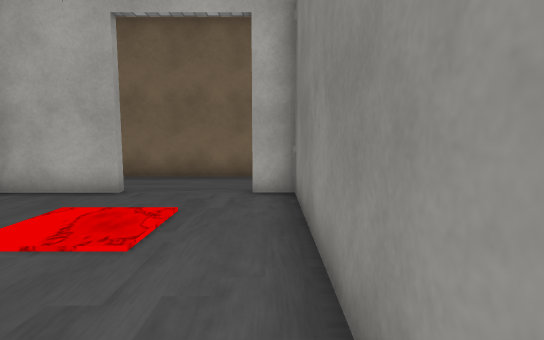
[1] (above)

19 first-person views from a walk through a 3-D level made in the Unity game engine. The camera is 1.3 m above the floor, tilts 6° down and sees 80° across. The floor is counted in squares, 1 m on a side. Each view is taken from the middle of a square. On the plan, view 1 faces up. The plan holds only what a view shows up to about 14 squares ahead; the rest is blank. The place goes on beyond the plan. The player character is not drawn. Some animated figures are left out. Some surface patterns are stand-ins.

[2]
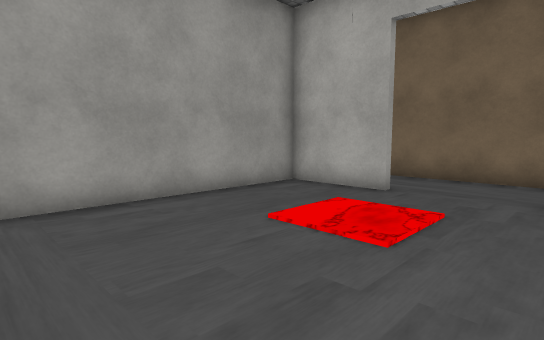

[3]
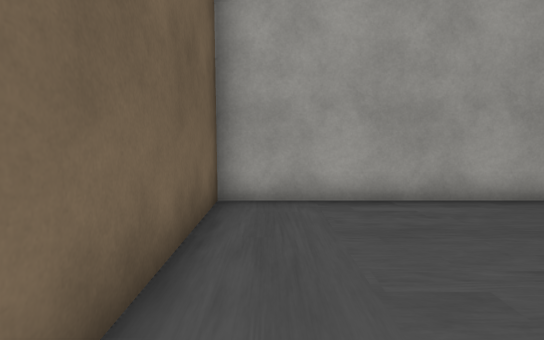

[4]
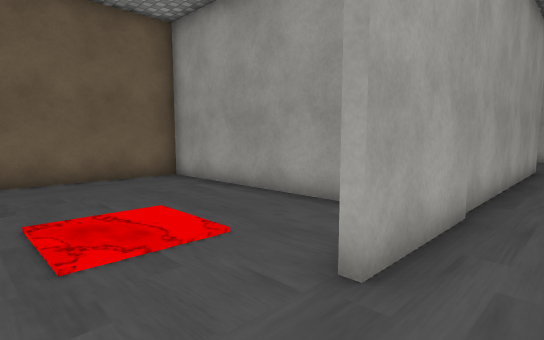

[5]
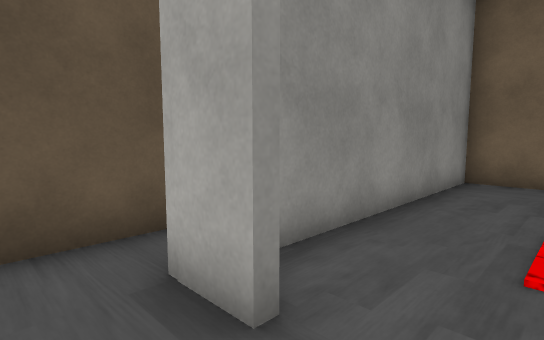

[6]
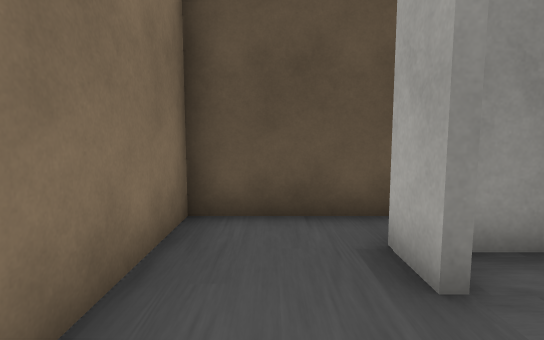

[7]
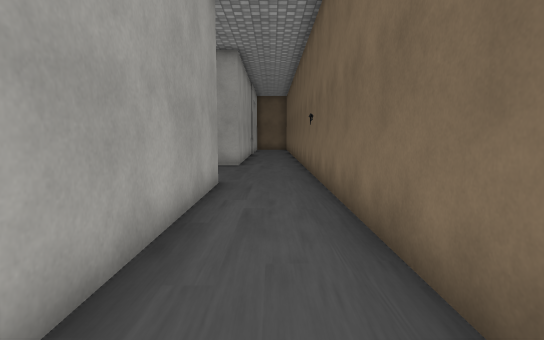

[8]
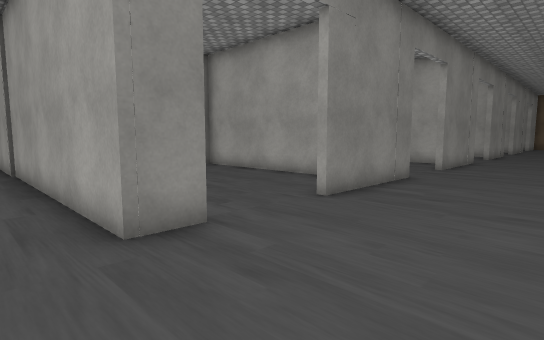

[9]
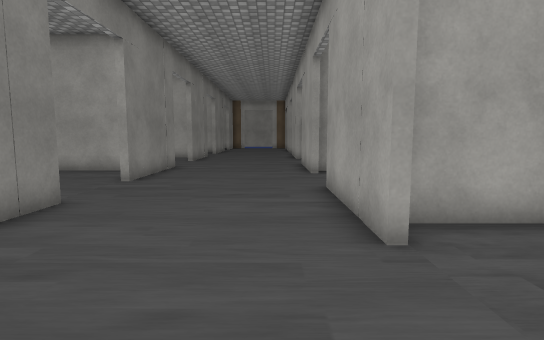

[10]
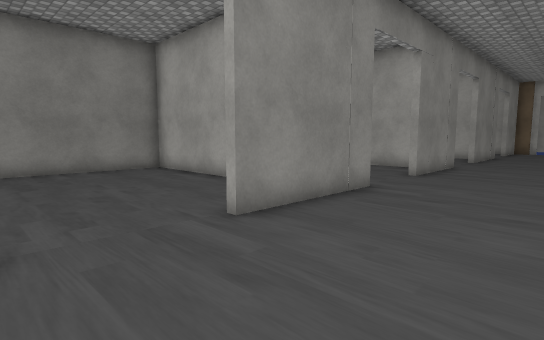

[11]
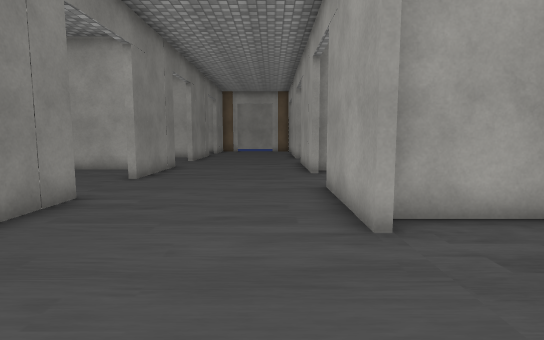

[12]
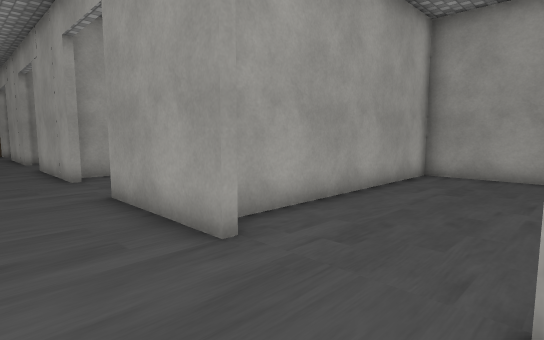

[13]
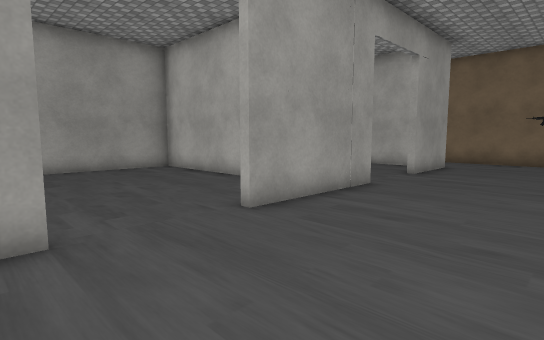

[14]
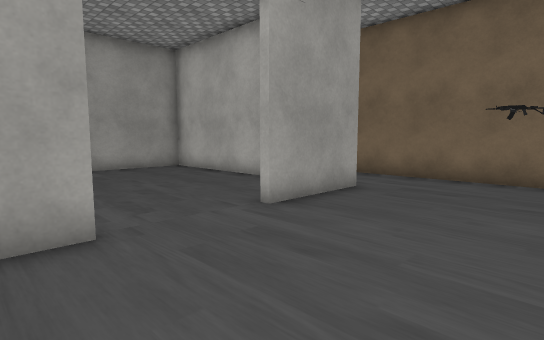

[15]
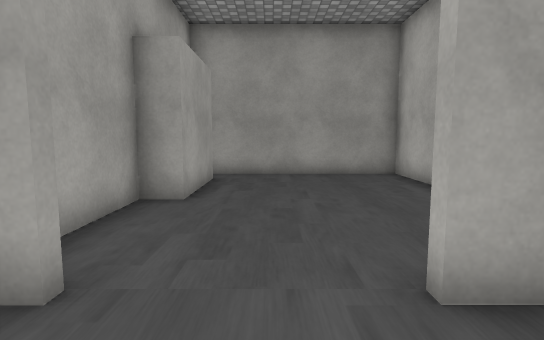

[16]
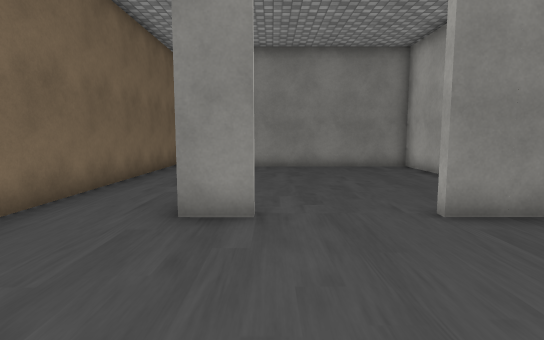

[17]
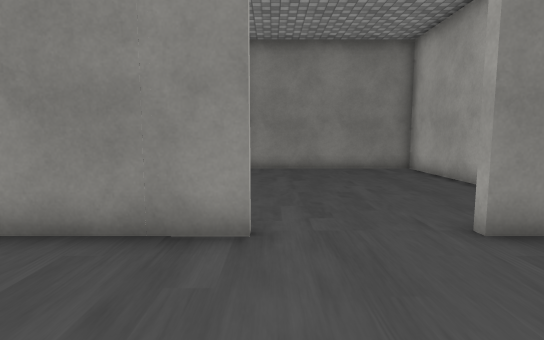

[18]
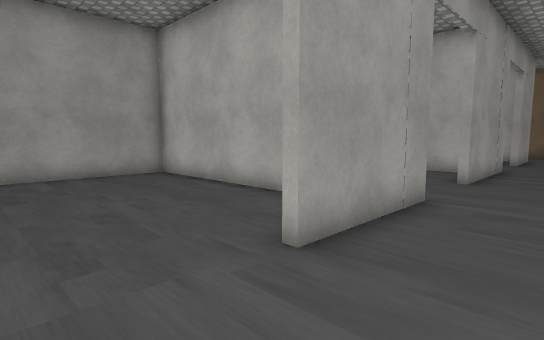

[19]
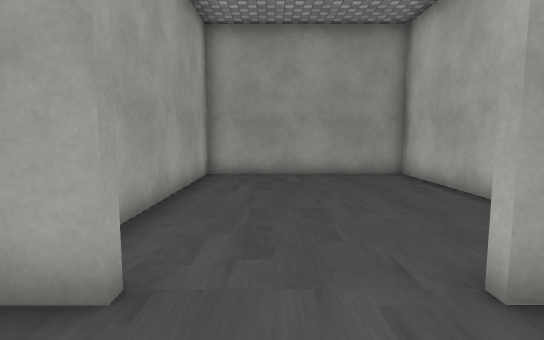

### Floor plan
Points are (right, up) in squares from view 1. A wall is a line through its corners. A room is listed if a view was taken in it or the views show most of it. See-through windows are left out.
Room 1 (views 1, 2, 3, 4, 5)
walls: (-3.5, 7.4) (-6.5, 7.4) (-6.5, -1.1) (0.5, -1.1) (0.5, 7.4) (-0.5, 7.4); (-0.5, 7.5) (0.9, 7.5); (2.2, 6.9) (2.2, 10.4) (-2.5, 10.4)
ways out: opening at (-3.5, 8.5) to room 2
Room 2 (views 6, 7, 8, 9, 10, 11, 12, 13, 14, 15, 16, 17, 18, 19)
walls: (-15.9, -1.2) (-15.9, 3.3); (-21.4, -6.2) (-21.4, -10.2); (-22.4, -0.2) (-23.5, -0.2); (-21.4, 1.3) (-21.4, -3.2); (-14.4, -7.2) (-7.1, -7.2) (-7.1, -2); (-13.5, 0.3) (-7.1, 0.3) (-7.1, 6.8); (-15.9, -8.7) (-15.9, -4.2); (-24.1, -7.5) (-30.1, -7.5) (-30.1, -14.2) (-21.7, -14.2); (-25.1, -0.2) (-30.1, -0.2) (-30.1, -7) (-21.6, -7); (-15.9, 6.3) (-15.9, 7.5) (-3.5, 7.5); (-21.4, -13.2) (-21.4, -16.5); (-21.4, 7.6) (-21.4, 4.3); (-28.9, 1.2) (-25.6, 1.2) (-25.6, 0.3) (-22, 0.3); (-14.6, -14.5) (-7.1, -14.5) (-7.1, -8.1); (-24.7, 7.4) (-30.1, 7.4) (-30.1, 0.9); (-15.9, -15.7) (-15.9, -11.7); (-6.9, 10.4) (-20.6, 10.4); (-2.5, 10.4) (-4.9, 10.4)
ways out: opening at (-3.5, 8.5) to room 1; opening at (-20.5, 8.5)

Where each view was taken, in squares from view 1:
view 1: 0 up, 0 right, facing up
view 2: 0 up, 0 right, facing up-left
view 3: 0 up, 0 right, facing left
view 4: 9 up, 1 left, facing down-left
view 5: 9 up, 2 left, facing down-right
view 6: 9 up, 3 left, facing right
view 7: 9 up, 7 left, facing left
view 8: 9 up, 20 left, facing down-right
view 9: 5 up, 20 left, facing down
view 10: 1 down, 20 left, facing down-right
view 11: 2 down, 20 left, facing down
view 12: 3 down, 19 left, facing down-left
view 13: 7 down, 17 left, facing up-left
view 14: 0 up, 17 left, facing up-left
view 15: 3 up, 19 left, facing left
view 16: 6 up, 21 left, facing right
view 17: 9 down, 20 left, facing right
view 18: 13 down, 19 left, facing up-left
view 19: 12 down, 19 left, facing left
